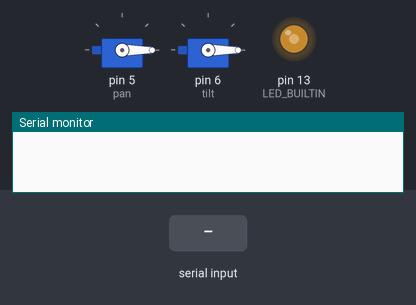
The sketch below on a simulated Arduino Uno, built with avr-gcc and run on an emulated ATmega328P. On the bench: 2 × servo, output pins drawn as LEDs (lit = HIGH), the last lines printed to the serial monitor. Inputs (shaded band) come from the test bench.

Above: at 1.2 s.
1.3 s: "90,45\n" received over Serial
At 3.5 s:
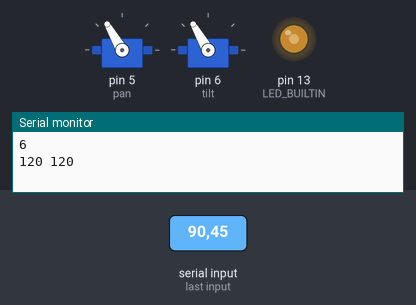
3.8 s: "30,150\n" received over Serial
At 4.4 s:
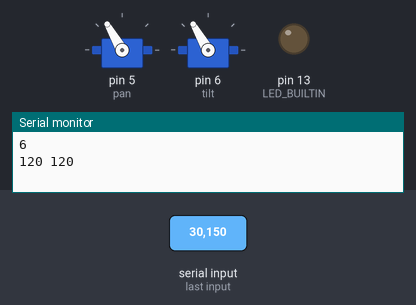
6.3 s: "5\n" received over Serial
At 8.5 s:
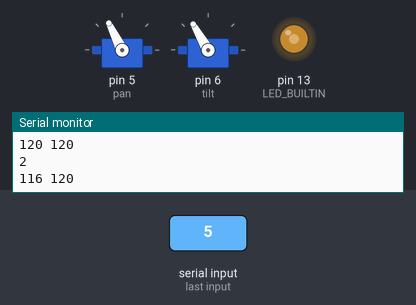
8.8 s: "90\n" received over Serial
At 9.3 s:
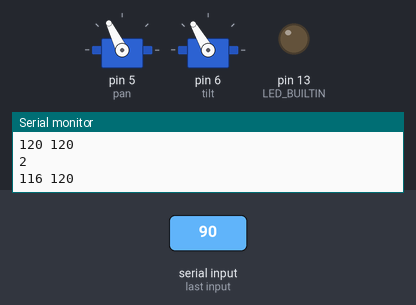
10.3 s: "200\n" received over Serial
At 11.7 s:
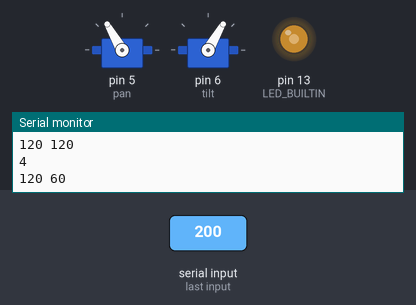
12.8 s: "90,45\n" received over Serial
At 13.6 s:
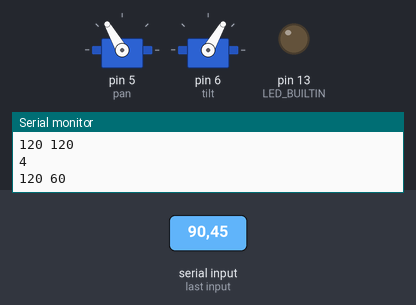
Timing chart, 0 to 15.3 s (numbered marks = the images above; inputs shaded):
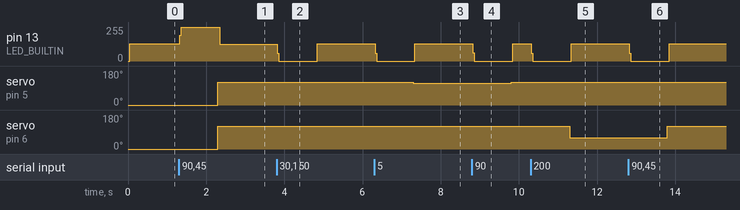

Measured:
- after the input at 1.3 s, pin 13 (LED_BUILTIN): 128/255 → 255/255 at once, → 127/255 1.0 s later; servo on pin 5 (pan), servo on pin 6 (tilt): 0° → 120° after 1.0 s
- after the input at 3.8 s, pin 13 (LED_BUILTIN): 127/255 → 0/255 at once, → 128/255 1.0 s later
- after the input at 6.3 s, pin 13 (LED_BUILTIN): 128/255 → 0/255 at once, → 128/255 1.0 s later; servo on pin 5 (pan): 120° → 116° after 1.0 s
- after the input at 8.8 s, pin 13 (LED_BUILTIN): 128/255 → 0/255 at once, → 128/255 1.0 s later; servo on pin 5 (pan): 116° → 120° after 1.0 s
- after the input at 10.3 s, pin 13 (LED_BUILTIN): 128/255 → 0/255 at once, → 128/255 1.0 s later; servo on pin 6 (tilt): 120° → 60° after 1.0 s
- after the input at 12.8 s, pin 13 (LED_BUILTIN): 128/255 → 0/255 at once, → 128/255 1.0 s later; servo on pin 6 (tilt): 60° → 120° after 1.0 s

The sketch:

servo.ino
```cpp
#include "config.h"
#include "parse_move.h"
#include <Servo.h>

Servo pan;
Servo tilt;

void setup() {
	Serial.begin(115200);
	pan.attach(5);
	tilt.attach(6);
	pinMode(LED_BUILTIN, OUTPUT);
}

int panAngle, tiltAngle;

void heartbeat() {
    digitalWrite(LED_BUILTIN, digitalRead(LED_BUILTIN) ^ 0x1);
}

void loop() {
	heartbeat();
  parse_input(&panAngle, &tiltAngle);
  //parse_debug();
  pan.write(panAngle);
  tilt.write(tiltAngle);
}
```

parse_move.cpp
```cpp
#include "parse_move.h"
#include "config.h"
#include <arduino.h>

char panStr[4] = {0, 0, 0, 0};
char tiltStr[4] = {0, 0, 0, 0};
char data[10];

/**
 * turns a 3-length number c-string into an integer
 * validates output for servo angles (0 degrees to 180)
 * if number is invalid, returns 90
 * null terminator not needed
 */
static int threeDigitNum(const char* str) {
  int output = 100 * (str[0] - '0') + 10 * (str[1] - '0') + (str[2] - '0');
  if (output < ANGLELOW) output = ANGLELOW;
  if (output > ANGLEHIGH) output = ANGLEHIGH;
  return output;
}

/**
 * parse_input parses Serial input and converts to two angles
 * Serial input expects two angles given in three digits, concatenated
 *  ie. angles 45 and 90 : Serial 045090
 */
void parse_input(int *panAngle, int *tiltAngle) {
	if (Serial.available() > 0) {
		int it = Serial.readBytesUntil('\0', data, 9);
    if (DEBUG) {
		  Serial.println(it);
    }
		memcpy(panStr, &data[0], 3 * sizeof(char));
		memcpy(tiltStr, &data[3], 3 * sizeof(char));
		*panAngle = threeDigitNum(panStr);
		*tiltAngle = threeDigitNum(tiltStr);
    if (DEBUG) {
		  Serial.print(*panAngle); Serial.print(" "); Serial.println(*tiltAngle);
    }
	}
}

#define DEBUG_BUF_SIZE 20
char debug_buf[DEBUG_BUF_SIZE];
/**
 * parse_debug prints Serial input back to serial
 */
void parse_debug() {
  if (Serial.available() > 0) {
    int it = Serial.readBytesUntil('\0', debug_buf, 19);
    Serial.print("Message length: "); Serial.println(it);
    Serial.print("Message: [");
    for (int i = 0; (i < DEBUG_BUF_SIZE) && (debug_buf[i] != '\0'); i++) {
      int curr_char = debug_buf[i];
      Serial.print(curr_char); Serial.print(" ");
      if (i+1 == DEBUG_BUF_SIZE) {
        Serial.print("  ERROR: SERIAL INPUT NULL TERMINATOR MISSING");
      }
    }
    Serial.print("]\n");
  }
}
```

parse_move.h
```cpp
#ifndef PARSE_MOVE_H
#define PARSE_MOVE_H

/**
 * parse_input parses Serial input and converts to two angles
 * Serial input expects two angles given in three digits, concatenated
 *  ie. angles 45 and 90 : Serial 045090
 */
void parse_input(int *panAngle, int *tiltAngle);

/**
 * parse_debug prints Serial input back to serial
 */
void parse_debug();

#endif // PARSE_MOVE_H
```

config.h
```cpp
/**
 *  Include this in all files
 *  Perform debug operations (print, track extra variables, etc) by doing
 *  if (DEBUG) {
 *    do_debug_stuff()
 *    ...
 *  }
 */

#define DEBUG 1

/**
 *  ANGLELOW and ANGLEHIGH are the bounds of motion for panning and tilting
 */

#define ANGLELOW 60
#define ANGLEHIGH 120
```
